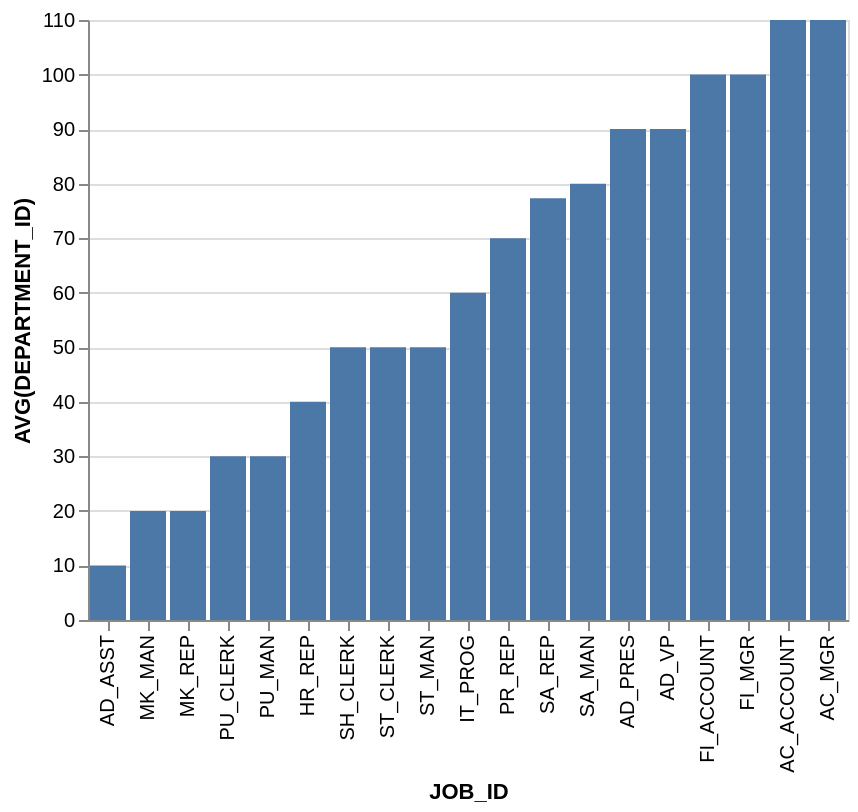

Source (Vega-Lite JSON):
### Vega-Lite specification from a JSON file in a GitHub repository (floating-point values rounded to 4 significant figures)
{"data": {"values": [{"x_data": "AD_ASST", "y_data": 10}, {"x_data": "MK_MAN", "y_data": 20}, {"x_data": "MK_REP", "y_data": 20}, {"x_data": "PU_CLERK", "y_data": 30}, {"x_data": "PU_MAN", "y_data": 30}, {"x_data": "HR_REP", "y_data": 40}, {"x_data": "SH_CLERK", "y_data": 50}, {"x_data": "ST_CLERK", "y_data": 50}, {"x_data": "ST_MAN", "y_data": 50}, {"x_data": "IT_PROG", "y_data": 60}, {"x_data": "PR_REP", "y_data": 70}, {"x_data": "SA_REP", "y_data": 77.33}, {"x_data": "SA_MAN", "y_data": 80}, {"x_data": "AD_PRES", "y_data": 90}, {"x_data": "AD_VP", "y_data": 90}, {"x_data": "FI_ACCOUNT", "y_data": 100}, {"x_data": "FI_MGR", "y_data": 100}, {"x_data": "AC_ACCOUNT", "y_data": 110}, {"x_data": "AC_MGR", "y_data": 110}]}, "mark": "bar", "encoding": {"x": {"field": "x_data", "type": "nominal", "title": "JOB_ID", "sort": {"op": "sum", "field": "y_data", "order": "ascending"}}, "y": {"field": "y_data", "type": "quantitative", "title": "AVG(DEPARTMENT_ID)"}}}
